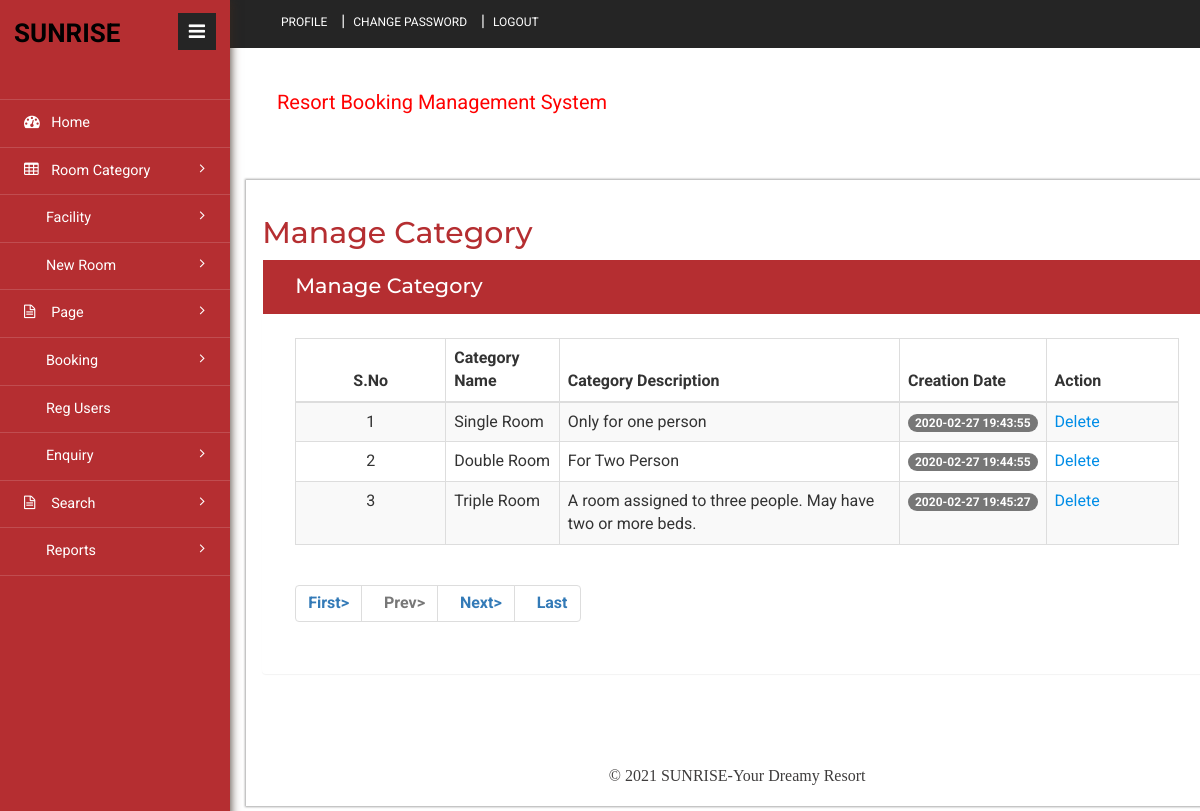
Page /admin/manage-category.php (signed in) on the committed database.
### tables this page shows
CREATE TABLE `tblcategory` (
  `ID` int(10) NOT NULL,
  `CategoryName` varchar(120) DEFAULT NULL,
  `Description` mediumtext DEFAULT NULL,
  `Price` int(5) NOT NULL,
  `Date` timestamp NULL DEFAULT current_timestamp()
);

### admin/manage-category.php (the view, shortened to what this page needs)
<?php
include('includes/dbconnection.php');
if (strlen($_SESSION['hbmsaid']==0)) {
  header('location:logout.php');
  } else{
?>
<!DOCTYPE HTML>
<html>
<head>
<link href="css/bootstrap.min.css" rel='stylesheet' type='text/css' />
<link href="css/style.css" rel='stylesheet' type='text/css' />
<link href="css/font-awesome.css" rel="stylesheet">
<link rel="stylesheet" href="css/icon-font.min.css" type='text/css' />
</head>
<body>
   <div class="page-container">
	<div class="left-content">
	   <div class="inner-content">
			<?php include_once('includes/header.php');?>
			<div class="content">
<div class="women_main">
	<div class="grids">
					<div class="progressbar-heading grids-heading">
						<h2>Manage Category</h2>
					</div>
					<div class="panel panel-widget forms-panel">
						<div class="forms">
							<div class="form-grids widget-shadow" data-example-id="basic-forms">
								<div class="form-title">
									<h4>Manage Category </h4>
								</div>
								<div class="form-body">
									     <table class="table table-bordered table-striped table-vcenter js-dataTable-full-pagination">
                                <thead>
                                    <tr>
                                        <th class="text-center">S.No</th>
                                        <th>Category Name</th>
                                        <th class="d-none d-sm-table-cell">Category Description</th>
                                        <th class="d-none d-sm-table-cell">Creation Date</th>
                                        <th class="d-none d-sm-table-cell" style="width: 15%;">Action</th>
                                       </tr>
                                </thead>
                                <tbody>
                                   <?php
							 if (isset($_GET['pageno'])) {
            $pageno = $_GET['pageno'];
        } else {
            $pageno = 1;
        }
        $no_of_records_per_page = 3;
        $offset = ($pageno-1) * $no_of_records_per_page;
        $ret = "SELECT ID FROM tblcategory";
 $query1 = $dbh -> prepare($ret);
$query1->execute();
$total_rows=$query1->rowCount();
$total_pages = ceil($total_rows / $no_of_records_per_page);
$sql="SELECT * from tblcategory LIMIT $offset, $no_of_records_per_page";
$query = $dbh -> prepare($sql);
$query->execute();
$results=$query->fetchAll(PDO::FETCH_OBJ);
$cnt=1;
if($query->rowCount() > 0)
{
foreach($results as $row)
{               ?>
                                    <tr>
                                        <td class="text-center"><?php echo htmlentities($cnt);?></td>
                                        <td class="font-w600"><?php  echo htmlentities($row->CategoryName);?></td>
                                        <td class="d-none d-sm-table-cell"><?php  echo htmlentities($row->Description);?></td>
                                        <td class="d-none d-sm-table-cell">
                                            <span class="badge badge-primary"><?php  echo htmlentities($row->Date);?></span>
                                        </td>
                                         <td class="d-none d-sm-table-cell"><a href="manage-category.php?delid=<?php echo ($row->ID);?>" onclick="return confirm('Do you really want to Delete ?');">Delete</a></td>
                                    </tr>
                                    <?php $cnt=$cnt+1;}} ?>
                                </tbody>
                            </table>
                            <div align="left">
    <ul class="pagination" >
        <li><a href="?pageno=1"><strong>First></strong></a></li>
        <li class="<?php if($pageno <= 1){ echo 'disabled'; } ?>">
            <a href="<?php if($pageno <= 1){ echo '#'; } else { echo "?pageno=".($pageno - 1); } ?>"><strong style="padding-left: 10px">Prev></strong></a>
        </li>
        <li class="<?php if($pageno >= $total_pages){ echo 'disabled'; } ?>">
            <a href="<?php if($pageno >= $total_pages){ echo '#'; } else { echo "?pageno=".($pageno + 1); } ?>"><strong style="padding-left: 10px">Next></strong></a>
        </li>
        <li><a href="?pageno=<?php echo $total_pages; ?>"><strong style="padding-left: 10px">Last</strong></a></li>
    </ul>
</div>
								</div>
							</div>
						</div>
					</div>
				</div>
<?php include_once('includes/footer.php');?>
</div>
</div>
		</div>
</div>
			<?php include_once('includes/sidebar.php');?>
							</div>
</body>
</html><?php }  ?>

### rows in the picture
tblcategory: CategoryName "Single Room", Description "Only for one person", Date "2020-02-27 19:43:55"
tblcategory: CategoryName "Double Room", Description "For Two Person", Date "2020-02-27 19:44:55"
tblcategory: CategoryName "Triple Room", Description "A room assigned to three people. May have two or more beds.", Date "2020-02-27 19:45:27"
